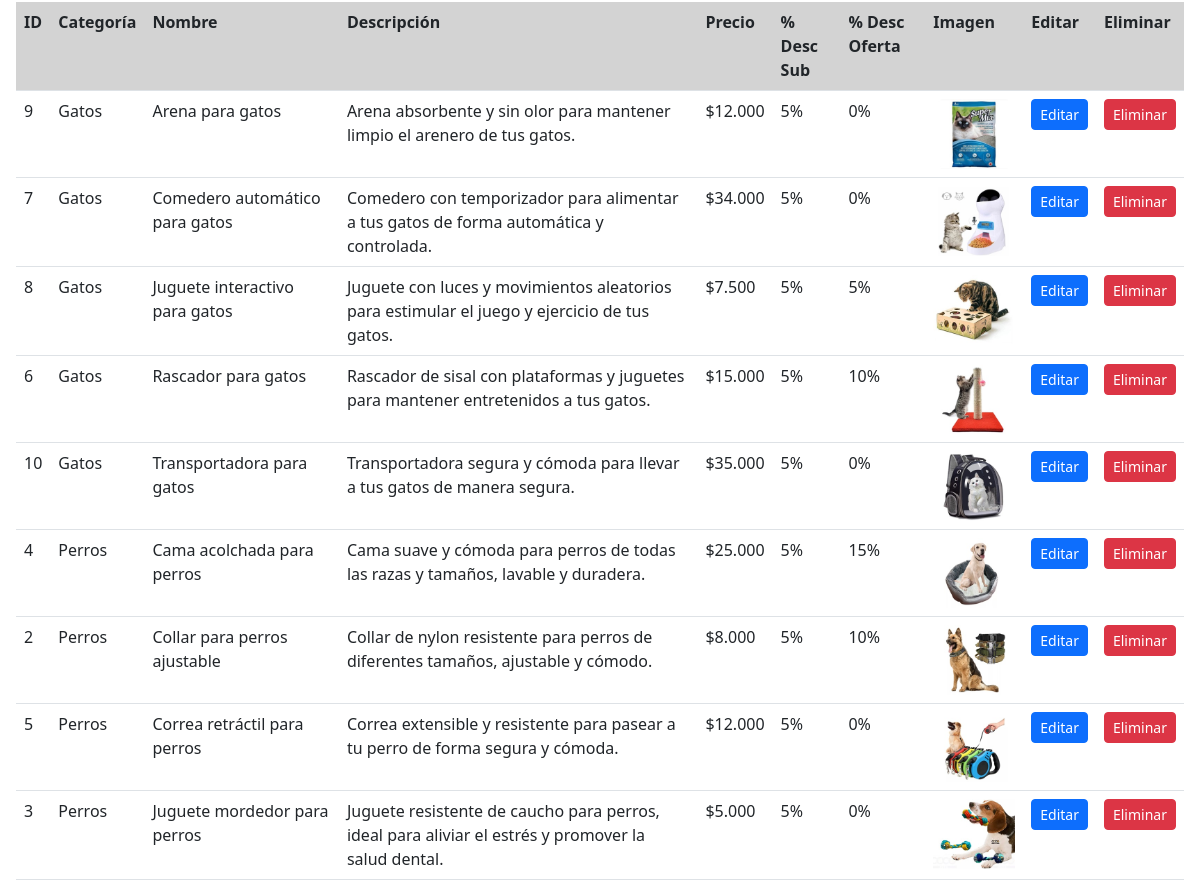
The page /admin_productos/crear/0 (middle part) on the database as committed earlier.
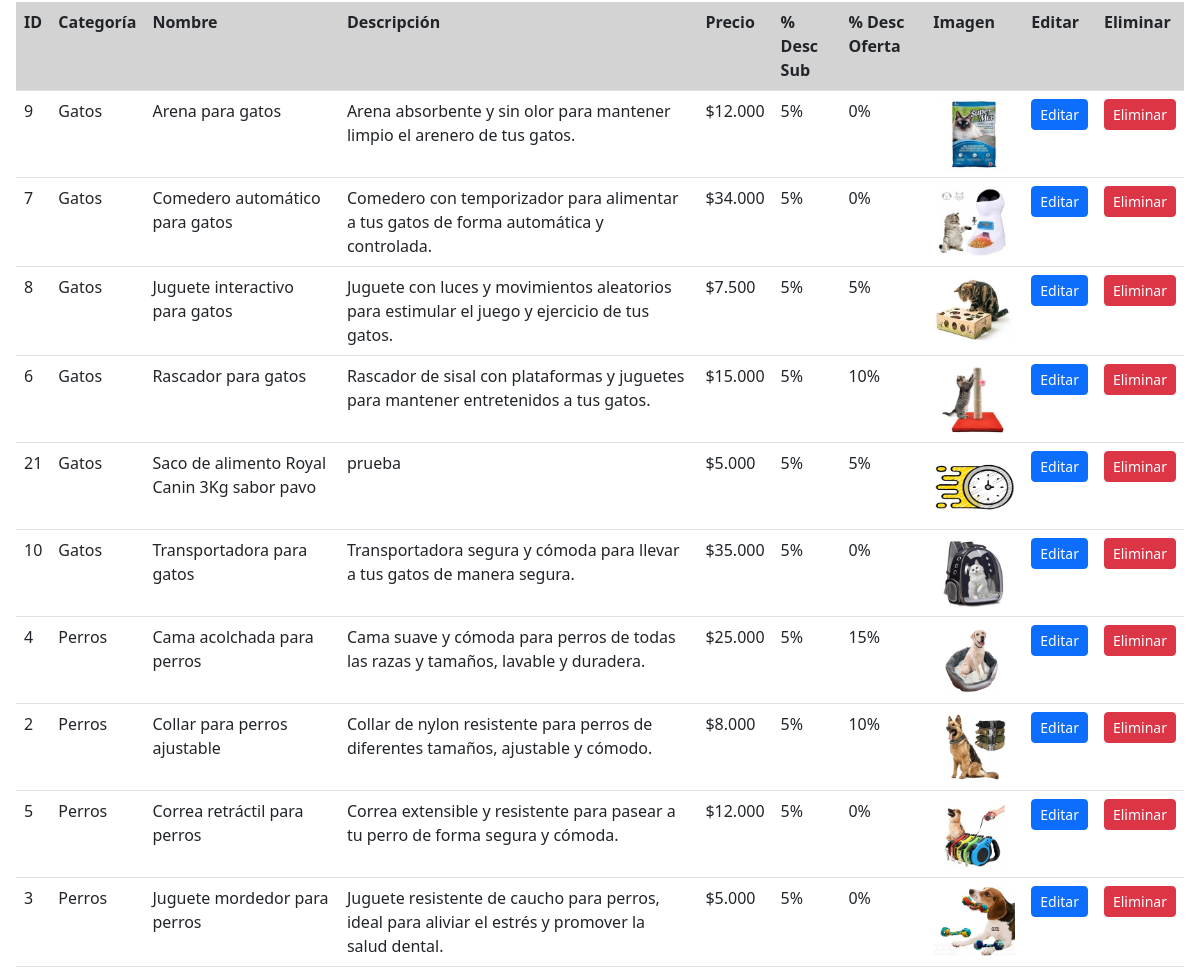
The same page on the database as committed later.
### core/models.py (models this page shows, shortened)
class Producto(models.Model):
    categoria = models.ForeignKey(Categoria, on_delete=models.DO_NOTHING, verbose_name='Categoría')
    nombre = models.CharField(max_length=100, blank=False, null=False, verbose_name='Nombre producto')
    descripcion = models.CharField(max_length=400, blank=False, null=False, verbose_name='Descripción')
    precio = models.IntegerField(blank=False, null=False, verbose_name='Precio')
    descuento_subscriptor = models.IntegerField(
        validators=[MinValueValidator(0), MaxValueValidator(100)],
        blank=False,
        null=False,
        verbose_name='% Descuento subscriptor'
    )
    descuento_oferta = models.IntegerField(
        validators=[MinValueValidator(0), MaxValueValidator(100)],
        blank=False,
        null=False,
        verbose_name='% Descuento oferta'
    )
    imagen = models.ImageField(upload_to='productos/', blank=False, null=False, verbose_name='Imagen')
    class Meta:
        db_table = 'Producto'
        verbose_name = "Producto"
        verbose_name_plural = "Productos"
        ordering = ['categoria', 'nombre']

class Categoria(models.Model):
    nombre = models.CharField(max_length=100, blank=False, null=False, verbose_name='Nombre categoría')
    class Meta:
        db_table = 'Categoria'
        verbose_name = "Categoría de producto"
        verbose_name_plural = "Categorías de productos"
        ordering = ['nombre']
    def __str__(self):
        return f'{self.nombre}'

### core/views.py (the view, shortened to what this page needs)
# urls.py: path('admin_productos/<accion>/<id>', admin_productos, name='admin_productos'),
def admin_productos(request, accion, id):
    if request.method == 'GET':
        if accion == 'crear':
            form = ProductoForm()
        elif accion == 'actualizar':
            form = ProductoForm(instance=Producto.objects.get(id=id))
        elif accion == 'eliminar':
            messages.success(request, eliminar_registro(Producto, id))
            return redirect(admin_productos, 'crear', '0')
    productos = Producto.objects.all()
    datos = {
        'form': form,
        'productos': productos
    }
    return render(request, 'core/admin_productos.html', datos)

### core/context_processors.py (called while the page is built, shortened)
def registrar_carrito(request):
    mostrar_carrito = False
    cantidad_productos = 0
    if request.user.is_authenticated:
        if request.user.perfil.tipo_usuario == 'Cliente':
            cantidad_productos = Carrito.objects.filter(cliente=request.user.perfil).count()
            mostrar_carrito = cantidad_productos > 0
    return {
        'mostrar_carrito': mostrar_carrito,
        'cantidad_productos': cantidad_productos,
    }

def carrito_variables(request):
    return {}

### core/templatetags/custom_filters.py (called while the page is built)
@register.filter
def formatear_dinero(value):
    value = round(value)
    value = f'${value:,}'
    value = value.replace(',', '.')
    return value

@register.filter
def formatear_porcentaje(value):
    return f'{value}%'

### core/templates/core/admin_productos.html (shortened to what this page needs)
{% extends 'core/base.html' %}
{% load static %}
{% load custom_filters %}
{% block content %}
  {% if productos %}
    <table id="tabla-principal" class="table table-hover">
        <thead>
            <tr>
          <tr>
            <th scope="col">ID</th>
            <th scope="col">Categoría</th>
            <th scope="col">Nombre</th>
            <th scope="col">Descripción</th>
            <th scope="col">Precio</th>
            <th scope="col">% Desc Sub</th>
            <th scope="col">% Desc Oferta</th>
            <th scope="col">Imagen </th>
            <th scope="col"> Editar </th>
            <th scope="col">Eliminar </th>
          </tr>
        </thead>
        <tbody>
            {% for producto in productos %}
                <tr>
                    <td> {{ producto.id }} </td>
                    <td> {{ producto.categoria }} </td>
                    <td> {{ producto.nombre }} </td>
                    <td> {{ producto.descripcion }} </td>
                    <td> {{ producto.precio|formatear_dinero }} </td>
                    <td> {{ producto.descuento_subscriptor|formatear_porcentaje }} </td>
                    <td> {{ producto.descuento_oferta|formatear_porcentaje }} </td>
                    <td>
                        <img src="/media/{{ producto.imagen }}" class="producto-sm" alt="">
                    </td>
                    <td>
                        <a href="{% url 'admin_productos' 'actualizar' producto.id %}" class="btn btn-primary btn-sm boton_chico"> Editar </a>
                    </td>
                    <td>
                        <form method="delete">
                            <a href="{% url 'admin_productos' 'eliminar' producto.id %}" class="btn btn-danger btn-sm boton_chico"> Eliminar </a>
                        </form>
                    </td>
                </tr>
            {% endfor %}
        </tbody>
    </table>
  {% endif %}
{% endblock content %}

Rows that differ between the two databases and show on the page:
added Producto: id "21", categoria "Gatos", nombre "Saco de alimento Royal Canin 3Kg sabor pavo", descripcion "prueba", precio "$5.000", descuento_subscriptor "5%", descuento_oferta "5%", imagen (picture)
